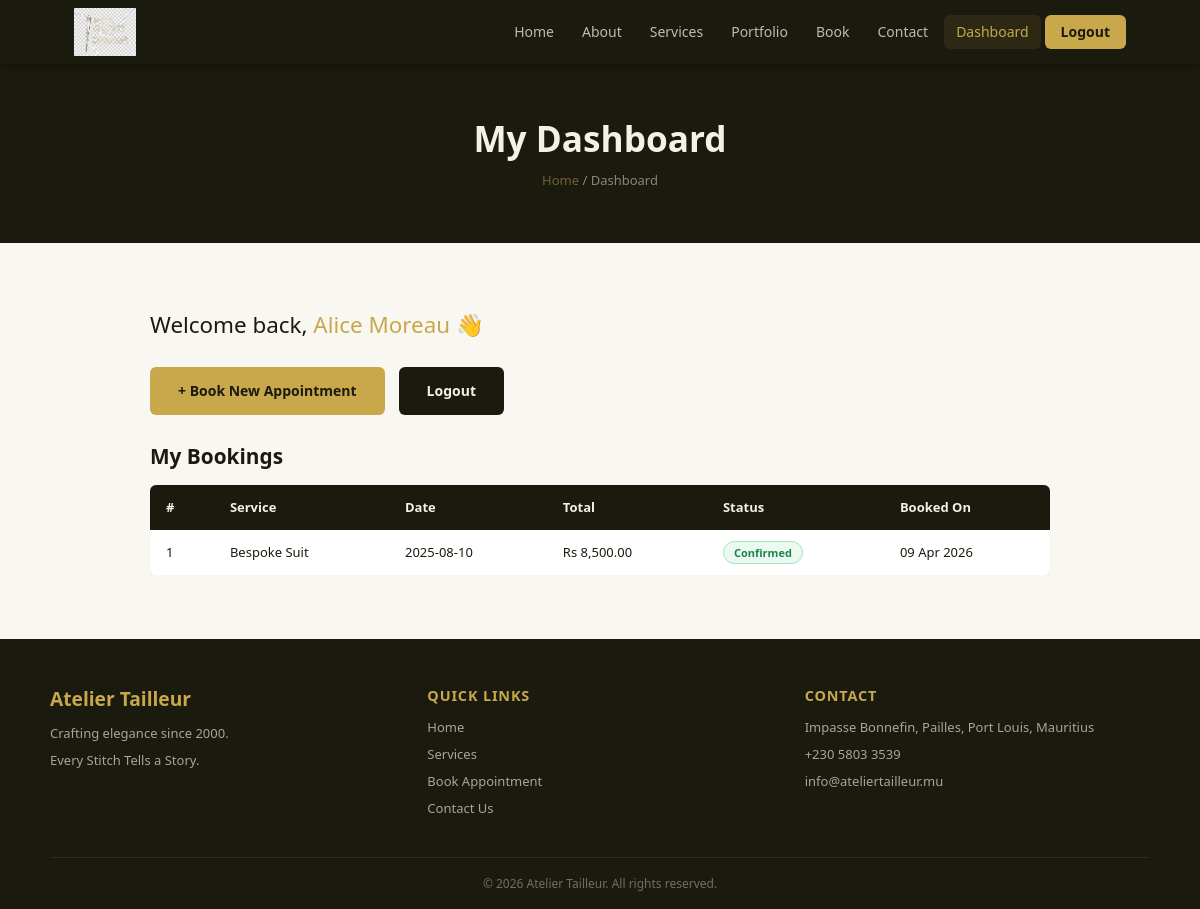
/dashboard.php (signed in), run on the app's committed database.
### tables this page shows
CREATE TABLE IF NOT EXISTS orders (
    id INT AUTO_INCREMENT PRIMARY KEY,
    user_id INT,
    service_id INT,
    full_name VARCHAR(100) NOT NULL,
    email VARCHAR(100) NOT NULL,
    phone VARCHAR(20),
    appointment_date DATE,
    notes TEXT,
    reference_image VARCHAR(255),
    total_price DECIMAL(10,2),
    status VARCHAR(20) DEFAULT 'Pending',
    created_at DATETIME DEFAULT CURRENT_TIMESTAMP,
    FOREIGN KEY (user_id) REFERENCES users(id) ON DELETE SET NULL,
    FOREIGN KEY (service_id) REFERENCES services(id) ON DELETE SET NULL
);

CREATE TABLE IF NOT EXISTS services (
    id INT AUTO_INCREMENT PRIMARY KEY,
    name VARCHAR(100) NOT NULL,
    description TEXT,
    price DECIMAL(10,2) NOT NULL,
    category VARCHAR(50),
    image VARCHAR(255)
);

### dashboard.php (the view, shortened to what this page needs)
<?php
include 'header.php';
include 'db_connect.php';
$user_id = intval($_SESSION['user_id']);
$orders_result = mysqli_query($conn,
    "SELECT o.*, s.name AS service_name
     FROM orders o
     LEFT JOIN services s ON o.service_id = s.id
     WHERE o.user_id = $user_id
     ORDER BY o.created_at DESC"
);
?>
<div class="page-hero">
  <h1>My Dashboard</h1>
  <div class="breadcrumb"><a href="index.php">Home</a> / Dashboard</div>
</div>
<section class="section">
  <div class="section-inner">
    <div class="dashboard-wrap">
      <p class="dash-greeting">Welcome back, <span><?= htmlspecialchars($_SESSION['full_name']) ?></span> 👋</p>
      <div style="display:flex; gap:14px; margin-bottom:28px; flex-wrap:wrap;">
        <a href="book.php" class="btn btn-primary">+ Book New Appointment</a>
        <a href="logout.php" class="btn btn-dark">Logout</a>
      </div>
      <h3 style="margin-bottom:16px;">My Bookings</h3>
      <?php if (mysqli_num_rows($orders_result) === 0): ?>
        <div class="alert alert-info">You have no bookings yet. <a href="book.php">Book your first appointment</a>.</div>
      <?php else: ?>
        <div style="overflow-x:auto;">
          <table class="orders-table">
            <thead>
              <tr>
                <th>#</th>
                <th>Service</th>
                <th>Date</th>
                <th>Total</th>
                <th>Status</th>
                <th>Booked On</th>
              </tr>
            </thead>
            <tbody>
              <?php while ($o = mysqli_fetch_assoc($orders_result)):
                $badge = 'badge-pending';
                if ($o['status'] === 'Confirmed')    $badge = 'badge-confirmed';
              ?>
              <tr>
                <td><?= $o['id'] ?></td>
                <td><?= htmlspecialchars($o['service_name'] ?? '—') ?></td>
                <td><?= $o['appointment_date'] ?></td>
                <td>Rs <?= number_format($o['total_price'], 2) ?></td>
                <td><span class="badge <?= $badge ?>"><?= htmlspecialchars($o['status']) ?></span></td>
                <td><?= date('d M Y', strtotime($o['created_at'])) ?></td>
              </tr>
              <?php endwhile; ?>
            </tbody>
          </table>
        </div>
      <?php endif; ?>
    </div>
  </div>
</section>
<?php include 'footer.php'; ?>

### style.css (style rules this page uses)
:root { --olive: #5a5a1a; --gold: #c8a84b; --cream: #f5f0e8; --dark: #1a1a0e; --mid: #4a4820; --light: #f9f7f1; --white: #ffffff; --border: #ddd8bc; --red: #c0392b; --green: #27ae60; --radius: 6px; --shadow: 0 2px 12px rgba(0,0,0,0.08); }
*, *::before, *::after { box-sizing: border-box; margin: 0; padding: 0; }
html { scroll-behavior: smooth; }
body { font-family: 'Segoe UI', Arial, sans-serif; font-size: 15px; color: var(--dark); background: var(--light); line-height: 1.6; }
a { color: inherit; text-decoration: none; }
h1, h2, h3, h4 { line-height: 1.25; }
h1 { font-size: 2.4rem; }
h3 { font-size: 1.3rem; }
.btn { display: inline-block; padding: 11px 26px; border-radius: var(--radius); font-size: 14px; font-weight: 600; cursor: pointer; transition: all 0.2s; border: 2px solid transparent; }
.btn-primary { background: var(--gold); color: var(--dark); }
.btn-dark { background: var(--dark); color: var(--cream); }
.section { padding: 64px 24px; }
.section-inner { max-width: 1100px; margin: 0 auto; }
.page-hero { background: var(--dark); color: var(--cream); padding: 52px 24px; text-align: center; }
.page-hero h1 { font-size: 2.2rem; margin-bottom: 8px; }
.breadcrumb { font-size: 13px; opacity: 0.5; margin-top: 10px; }
.breadcrumb a { color: var(--gold); }
.dashboard-wrap { max-width: 900px; margin: 0 auto; }
.dash-greeting { font-size: 1.4rem; margin-bottom: 24px; }
.dash-greeting span { color: var(--gold); }
.orders-table { width: 100%; border-collapse: collapse; background: var(--white); border-radius: var(--radius); overflow: hidden; box-shadow: var(--shadow); }
.orders-table th { background: var(--dark); color: var(--cream); padding: 12px 16px; text-align: left; font-size: 13px; }
.orders-table td { padding: 11px 16px; border-bottom: 1px solid var(--border); font-size: 13px; }
.orders-table tr:last-child td { border: none; }
.badge { display: inline-block; padding: 2px 10px; border-radius: 12px; font-size: 11px; font-weight: 600; }
.badge-confirmed { background: #eafaf1; color: #1e8449; border: 1px solid #a9dfbf; }

### data on the page
orders: id "1", service.name "Bespoke Suit", appointment_date "2025-08-10", total_price "8,500.00", status "Confirmed", created_at "09 Apr 2026"

### other printed values
$_SESSION['full_name'] "Alice Moreau"
